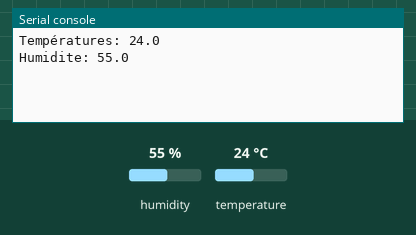
Recording of a program running on a simulated Raspberry Pi Pico running MicroPython. Parts: the last lines printed to the serial console. The test bench sets the inputs (shaded band); at power-on: humidity 55 %, temperature 24 °C.

Above: at 1.2 s.
1.3 s: humidity set to 22 %
At 2.6 s:
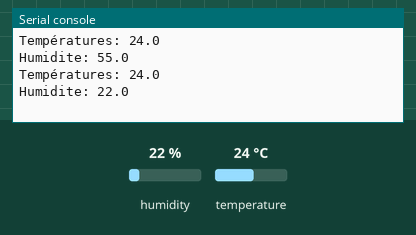
2.8 s: temperature set to 12 °C
At 4.2 s:
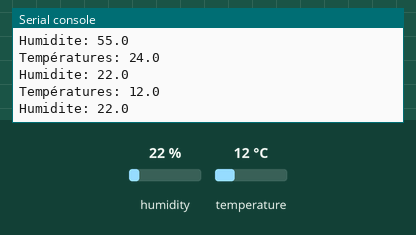
4.3 s: humidity set to 40 %
At 6.9 s:
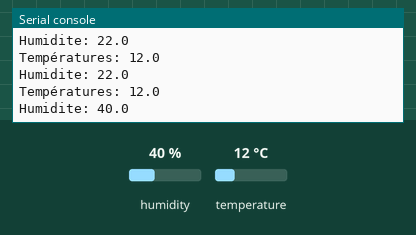
Timing chart, 0 to 8.4 s (numbered marks = the images above; inputs shaded):
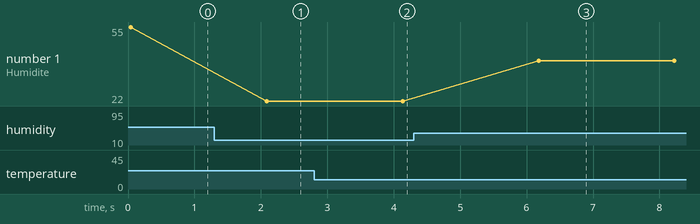

Measured:
- after the input at 1.3 s, the serial console: prints a new line after 0.79 s (image 1)
- after the input at 2.8 s, the serial console: prints a new line after 1.3 s (image 2)
- after the input at 4.3 s, the serial console: prints a new line after 1.9 s (image 3)
- plotted number 1: 55 → 22 after the input at 1.3 s, 22 → 40 after the input at 4.3 s

The program:

dth22_sensor.py
```python
from machine import Pin
import dht
import time

class DTH22Sensor:
    def __init__(self, pin=2):
        self.pin = Pin(pin, Pin.IN)
        self.dht = dht.DHT22(self.pin)

    def read_temp(self):
        self.dht.measure()
        return self.dht.temperature()

    def read_humidity(self):
        self.dht.measure()
        return self.dht.humidity()

    def read_temp_humidity(self):
        self.dht.measure()
        return {"TA": self.dht.temperature(), "HA": self.dht.humidity()}

if __name__ == "__main__":
    sensor = DTH22Sensor(pin=2)

    while True:
        temps = sensor.read_temp()
        humidite = sensor.read_humidity()
        print(f'Températures: {temps}')
        print(f'Humidite: {humidite}')
        time.sleep_ms(2000)
```
